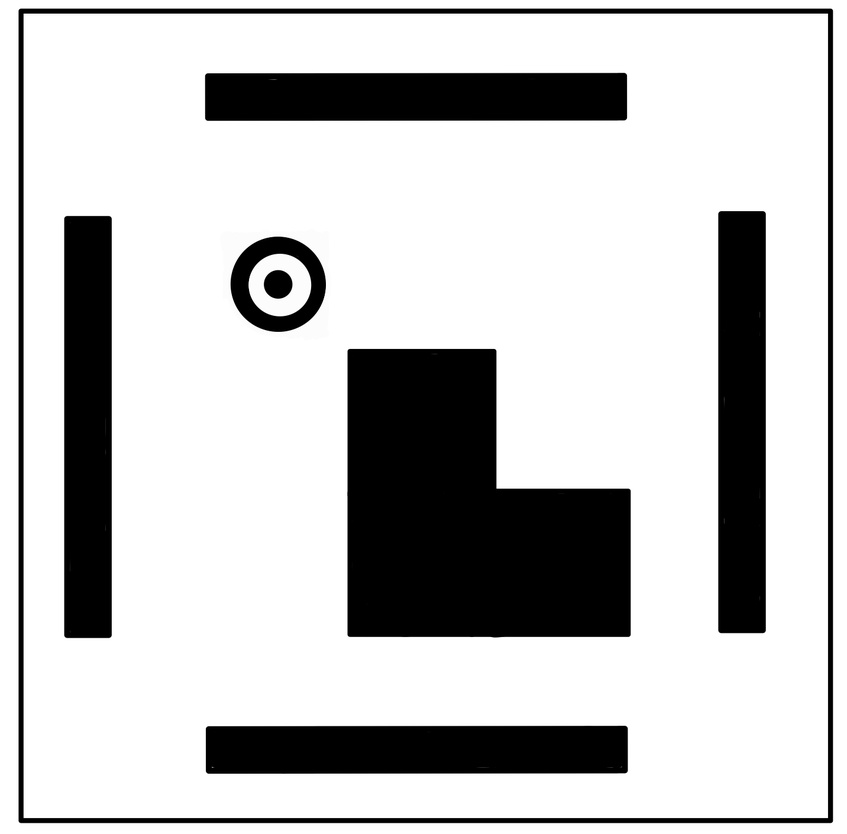
#> input picture classification_filter/cpp/images/computer_gen_photos/generic_encode2.jpeg, 847 x 834 px, shrunk from 1432 x 1410 before the run
$ python decodeImage.py ../../../classification_filter/cpp/images/computer_gen_photos/generic_encode2.jpeg
#> lines starting #> are read from the running program, lines starting #| are printed output that depends on the picture; after the words box and inside, x2 and y2 are one past the last pixel; in counts of white or black regions, pixels touching at a corner belong together
### src/classification_filter/src/decodeTools.py
import cv2 as cv
import math
import numpy as np
from . import metrics2D as est
from . import decodeConst as dcdc
from . import drawingTools as dt

def determineCandidateRectIDbars( src_atleast_grys, debug_mode, on_hardware = False):
        img_height, img_width = src_atleast_grys.shape
        rect_contours, rect_contours_pass1, rect_contour_centroids, rect_contour_angles, rect_contour_areas, poly_contour_areas = [], [], [], [], [], []
        canny_output = cv.Canny( src_atleast_grys, 10, 200, True )
        contours, _ = cv.findContours( canny_output, cv.RETR_TREE, cv.CHAIN_APPROX_TC89_KCOS )
        for ii in range(0,len(contours)):
                approx_cp = cv.approxPolyDP( contours[ii], 0.025*cv.arcLength(contours[ii],True), True )
                approx_cp_area = abs( cv.contourArea(approx_cp) )
                if( (     approx_cp_area > img_height * img_width * pow(float(dcdc.RECT_AREA_PERCENT_THRESHOLD)/100,2) ) \
                      and len(approx_cp) >= dcdc.RECT_IDENTIFIER_SIDES_LOWER_THRESHOLD \
                      and len(approx_cp) <= dcdc.RECT_IDENTIFIER_SIDES_UPPER_THRESHOLD  ):
                        rect_contours_pass1.append( contours[ii] )
                        approx_rect_center, approx_rect_size, approx_rect_angle  = cv.minAreaRect(approx_cp)
                        approx_aspectr = max( approx_rect_size[0]/approx_rect_size[1], approx_rect_size[1]/approx_rect_size[0] )

                        if(    approx_aspectr > (1 - float(dcdc.RECT_ASPECT_RATIO_LOWER_PERECNT_ERROR_THRESHOLD)/100) * dcdc.MEASURED_ASPECT_RATIO
                           and approx_aspectr < (1 + float(dcdc.RECT_ASPECT_RATIO_UPPER_PERECNT_ERROR_THRESHOLD)/100) * dcdc.MEASURED_ASPECT_RATIO ):
                                rect_contour_areas.append( approx_rect_size[0]*approx_rect_size[1] )
                                poly_contour_areas.append( approx_cp_area ) # NOT THE SAME AS THE ONE ABOVE
                                rect_contours.append( contours[ii] )
                                rect_contour_centroids.append(approx_rect_center)
                                if( approx_rect_size[0] > approx_rect_size[1] ):
                                        rect_contour_angles.append(approx_rect_angle)
                                else:
                                        rect_contour_angles.append( 90. + approx_rect_angle )

        if(debug_mode and (not on_hardware) ):
                dt.showContours(contours,"CONTOURS IN D3",src_atleast_grys.shape)
                dt.showContours(rect_contours_pass1,"CONTOURS THAT PASS EVERYTHING BUT ASPECT-RATIO",src_atleast_grys.shape)
                cv.waitKey(0)

        return rect_contours, rect_contour_centroids, rect_contour_angles, rect_contour_areas, poly_contour_areas


# [1141 lines left out: functions determineWarpedImageFrom4IdBars, determineWarpedImageFrom2or3IdBars, attemptIdBarCorrections, determineCIDIndices, evaluateV2BitEncoding, evaluateV1BitEncoding and 6 more, not called in this run]

### src/classification_filter/src/drawingTools.py
import math
import random as rnd
import cv2 as cv
import numpy as np

# TODO: CLEAN THIS SECTION UP

def showContours( contoursi , title:str , imageref_shape ):
    drawing = np.zeros( imageref_shape , dtype=np.uint8)
    if (len(contoursi) > 0):
        for ii in range(0,len(contoursi)):
            color = ( int(rnd.randrange(0,255,1)), int(rnd.randrange(0,255,1)), int(rnd.randrange(0,255,1)) )
            cv.drawContours( drawing, [contoursi[ii]], 0, color, 3 )
    cv.imshow( title, drawing )


# [118 lines left out: functions showContoursOnImage, drawContoursOnImage, showContoursAndAreas, showContoursAndCenters, showContoursAndCentersOnImage, showContoursAndPerimeters and 3 more, not called in this run]

### src/classification_filter/src/decodeImage.py
import cv2 as cv
import math
import numpy as np
from . import decodeConst as dcdc
from . import drawingTools as dt
from . import metrics2D as est
from . import decodeTools as dcdt
import time
import sys

# TODO ADD CHECK FOR WHEN ID TOO MANY OR TOO LITTLE BARS WERE FOUND
def extractD1Domain(image, debug_mode, on_hardware = False):

        # SETTING UP APPROPRIATE SETTING FOR CONTOUR DETERMINATION - START
        src_gray = cv.cvtColor( image, cv.COLOR_BGR2GRAY )
        _,src_thresh_prelim = cv.threshold( 255-src_gray, 255-dcdc.GREYSCALE_TO_255_THRESHOLD, 255, cv.THRESH_TOZERO )
        src_blur = cv.GaussianBlur(255-src_thresh_prelim,( int( 2*dcdc.GAUSS_BLUR_MORPH_SIZE+1 ), int( 2*dcdc.GAUSS_BLUR_MORPH_SIZE+1 ) ), 0 )
        src_eval_contours = cv.medianBlur( src_blur, int( 2*dcdc.MEDIAN_BLUR_SIZE+1 ) )

        #  SETTING UP APPROPRIATE SETTING FOR CONTOUR DETERMINATION - END
        if(debug_mode and (not on_hardware) ):
                cv.imshow( "D3 IMAGE USED TO CALCULATE CONTOURS", src_eval_contours)
                cv.waitKey(0)

        #  FIND LOCATING BARS - START
        rect_contours, rect_contour_centroids, rect_contour_angles, rect_contour_areas, poly_contour_areas = \
                dcdt.determineCandidateRectIDbars( src_eval_contours, debug_mode, on_hardware )

        if( debug_mode and len(rect_contour_centroids) < 2 ):
                print("\n[DEBUG]: CLASSIFICATION FILTER FOUND LESS THAN 2 ID-BARS ... SKIPPING")
                return [],[],[]

        #  FIND LOCATING BARS - END

        #########################################################################################################################################
        #  PROTECTION AGAINST MORE/LESS THAN FOR 4 BARS - START
        if(debug_mode):
                print( "\n[DEBUG]: FOUND: " + str(len(rect_contour_centroids)) + " IDENTIFING BARS" )
                if( not on_hardware ):
                        dt.showContours(rect_contours,"CONTOURS THAT PASS ALL GEOMETRY TESTS",image.shape)
                        cv.waitKey(0)


        rect_contours , rect_contour_centroids, rect_contour_angles , rect_contour_areas , poly_contour_areas = \
                dcdt.attemptIdBarCorrections( image.shape, rect_contours , rect_contour_centroids, rect_contour_angles , rect_contour_areas , poly_contour_areas, debug_mode, on_hardware )

        if( len(rect_contour_centroids) > 4 or len(rect_contour_centroids) < 2 ):
                if(debug_mode):
                        print( "\n[DEBUG]: ID BAR CORRECTION FAILED. THERE ARE " + str(len(rect_contour_centroids)) + " ID-BARS ... SKIPPING"  )
                return [],[],[]
        else:
                if(debug_mode):
                        print( "\n[DEBUG]: ID BAR CORRECTION SUCCESS. THERE ARE " + str(len(rect_contour_centroids)) + " ID-BARS" )

        if( dcdc.DECODER_SHOWCASE_MODE and (not on_hardware) ):
                dt.showContoursAndCentersOnImage(rect_contours,rect_contour_centroids,"PASSING CONTOURS ON IMAGE",image)
                cv.waitKey(0)
        #  PROTECTION AGAINST MORE/LESS THAN FOR 4 BARS - END
        #########################################################################################################################################


        warped_image = []
        encodedImage = []
        fc_median_distance = 0
        # EXTRACT WARPED IMAGE
        if( len(rect_contours) == 4 ):
                warped_image,fc_median_distance,transformation_mat = dcdt.determineWarpedImageFrom4IdBars( image, rect_contour_centroids, debug_mode )
                encodedImage = warped_image[ int(float(dcdc.ENCODING_CROP_RATIO)*fc_median_distance):int((1-float(dcdc.ENCODING_CROP_RATIO))*fc_median_distance), \
                                        int(float(dcdc.ENCODING_CROP_RATIO)*fc_median_distance):int((1-float(dcdc.ENCODING_CROP_RATIO))*fc_median_distance) ]

        elif( len(rect_contour_centroids) < 4 and len(rect_contour_centroids) > 1):
                corner_points = dcdt.determineD1Corners(image, rect_contours, rect_contour_centroids, rect_contour_angles, debug_mode, on_hardware)
                if len(corner_points) == 4:
                        encodedImage,fc_median_distance,transformation_mat = dcdt.determineWarpedImageFrom4Corners(image, corner_points, debug_mode)
                else:
                        return [],[],[]
        else:
                return [],[],[]

        ######################################################################################################################################### POSE DETERMINATION - START
        rvec, tvec = [],[]
        # SETTING UP APPROPRIATE SETTING FOR CONTOUR DETERMINATION - START
        img_height, img_width, _ = encodedImage.shape
        row_seg = int(img_height/dcdc.ENCODING_LENGTH)
        col_seg = int(img_width/dcdc.ENCODING_LENGTH)
        segment_area = img_height * img_width / ( dcdc.ENCODING_LENGTH * dcdc.ENCODING_LENGTH )
        # SETTING UP APPROPRIATE SETTING FOR CONTOUR DETERMINATION - END

        ### # TODO: REARRANGE FUNCTION EXECUTION SO THIS DOESN'T HAPPEN TWICE
        encoded_gray = cv.cvtColor( encodedImage.copy(), cv.COLOR_BGR2GRAY )
        _,encoded_thresh_prelim = cv.threshold( 255-encoded_gray, 255-dcdc.GREYSCALE_TO_255_THRESHOLD, 255, cv.THRESH_TOZERO )
        encoded_eval_contours = 255 - encoded_thresh_prelim
        ###

        cid_corner_indx, cid_indx, cid_found = dcdt.determineCIDIndices( encoded_eval_contours, row_seg, col_seg, segment_area, debug_mode, on_hardware)
        if cid_found:
                        rvec, tvec = dcdt.determinePose(transformation_mat, fc_median_distance, cid_corner_indx)
                        if( debug_mode and (not on_hardware)):
                                dt.showAxesOnImage(rvec, tvec, dcdc.CAMERA_MATRIX, dcdc.DISTANCE_COEFFICIENTS, "Axes", image)
                                cv.waitKey(0)
        ######################################################################################################################################### POSE DETERMINATION - END

        if(debug_mode and (not on_hardware) and len(rect_contours) ==4):
                cv.imshow( "D2 CROPPED IMAGE", warped_image);
                cv.imshow( "D1 ENCODED IMAGE", encodedImage);
                cv.waitKey()
        if(debug_mode and (not on_hardware) and len(rect_contour_centroids) < 4 and len(rect_contour_centroids) > 1):
                cv.imshow( "D1 ENCODED IMAGE", encodedImage);
                cv.waitKey()
        return encodedImage, rvec, tvec


# [42 lines left out: function determineEncodingFromD1Image, not called in this run]


def decodeImage(image, cascade_debug_mode, cascade_on_hardware = False):
        DEBUG_D1E_FLAG = False
        DEBUG_DENC_FLAG = False
        if(cascade_debug_mode == 1):
                DEBUG_D1E_FLAG = True
                DEBUG_DENC_FLAG = False
        elif(cascade_debug_mode == 2):
                DEBUG_D1E_FLAG = False
                DEBUG_DENC_FLAG = True
        elif(cascade_debug_mode == 3):
                DEBUG_D1E_FLAG = True
                DEBUG_DENC_FLAG = True
        encodedImage, _, _ = extractD1Domain(image, DEBUG_D1E_FLAG, cascade_on_hardware )

        if not len(encodedImage):
                print('\n[RESULT]: ENCODED ROI COULD NOT BE DETERMINED')
                return []
        else:
                bit_encoding = determineEncodingFromD1Image( encodedImage, DEBUG_DENC_FLAG, cascade_on_hardware )
                if not len(bit_encoding):
                        print('\n[RESULT]: MARKER ENCODING COULD NOT BE DECODED')
                else:
                        print('\n[RESULT]: ' + str(bit_encoding))

                return bit_encoding


# [29 lines left out: function decodeImageSection, not called in this run]


def main():
        imageName = str( sys.argv[1] )

        start = time.time()
        src = cv.imread(imageName)
#> src is the input picture: shape (834, 847, 3); min 0, max 255, mean 195.9
        assert imageName is not None, "[ERROR] file could not be read, check with os.path.exists()"
        bitencoding = decodeImage(src,dcdc.DECODER_DEBUG_MODE)
#> in extractD1Domain, `_,src_thresh_prelim = cv.threshold( 255-src_gray, 255-dcdc.GREYSCALE_T..`:
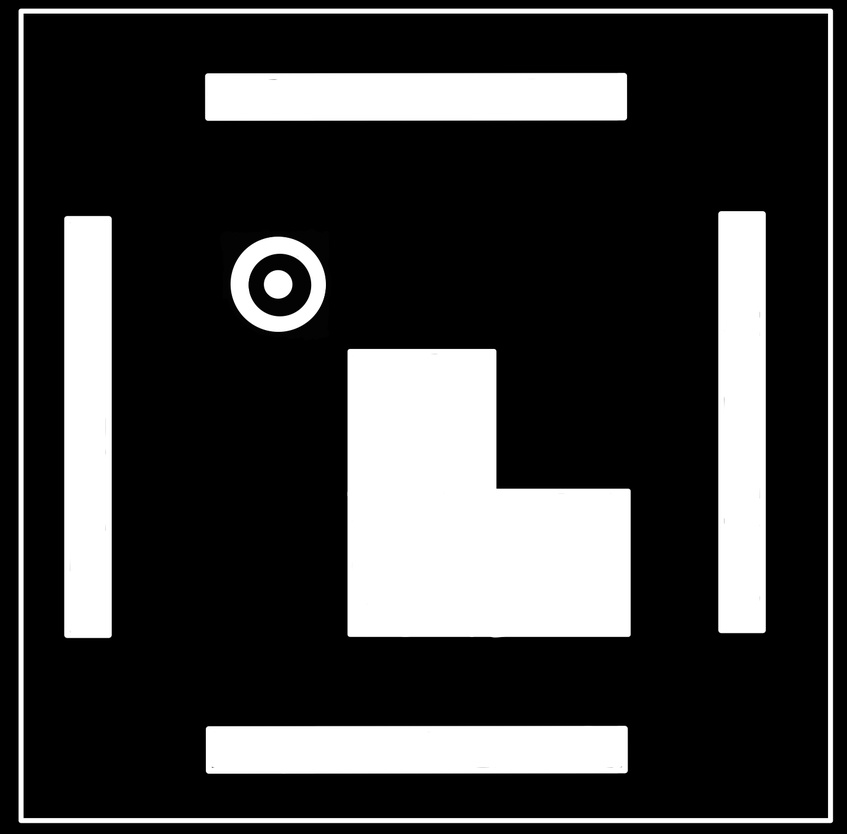
#> src_thresh_prelim: shape (834, 847); min 0, max 255, mean 59.1
#> in extractD1Domain, `src_blur = cv.GaussianBlur(255-src_thresh_prelim,( int( 2*dcdc.GAUSS_B..`:
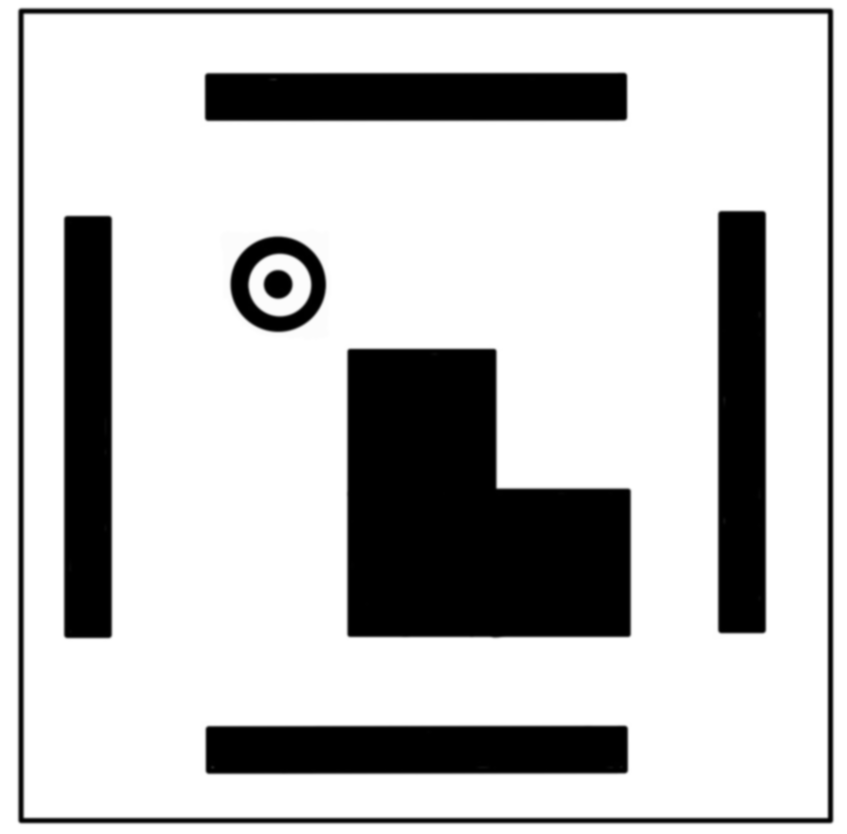
#> src_blur: shape (834, 847); min 0, max 255, mean 195.9
#> in determineCandidateRectIDbars, `canny_output = cv.Canny( src_atleast_grys, 10, 200, True )`:
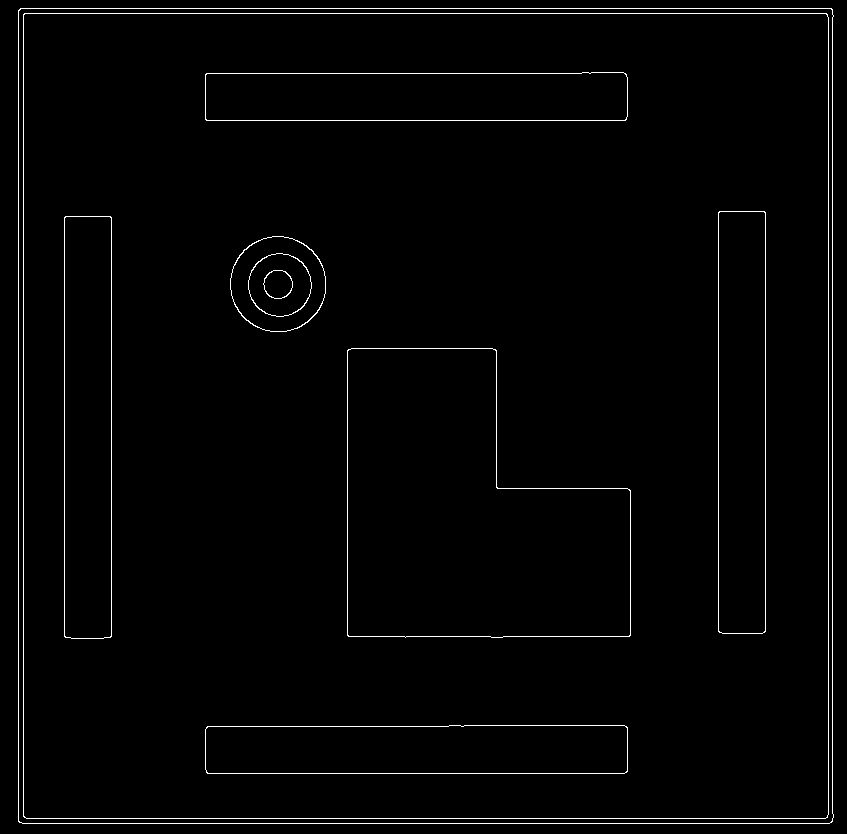
#> canny_output: shape (834, 847); 1.7% white in thin lines or dots
#> in determineCandidateRectIDbars, `contours, _ = cv.findContours( canny_output, cv.RETR_TREE, cv.CHAIN_AP..`: contours = 20 contours; largest, box (x1, y1, x2, y2) and area: (18, 8, 834, 824) 664200, (18, 8, 834, 824) 663800, (23, 13, 829, 819) 648008, (23, 13, 829, 819) 647212, (347, 348, 631, 638) 62982
#> the loop in determineCandidateRectIDbars, `for ii in range(0,len(contours)):` made 20 passes
#> (approx_cp, approx_cp_area, approx_rect_center, approx_rect_size, approx_rect_angle, approx_aspectr) on passes 1 to 6: ([[20, 8], [19, 822], [831, 822], [831, 8]], 660561, (425, 415), (814, 812), -90, 1), ([[21, 8], [832, 10], [829, 823], [18, 820]], 658945, (425, 415), (813, 811), -89.79, 1), ([[23, 14], [24, 817], [827, 817], [826, 13]], 645211, (425, 415.5), (803, 804), -0.0713, 1), ([[25, 13], [827, 15], [825, 818], [23, 815]], 643610, (425, 415.5), (803, 802), -89.86, 1), ([[626, 726], [206, 727], [205, 769], [624, 773]], 18670, (415.5, 747.5), (47.02, 420.6), -89.45, 8.95), ([[627, 728], [624, 773], [205, 769], [208, 726]], 18445, (416, 748.5), (45.03, 421.6), -89.45, 9.36)
#> (approx_cp_area, approx_rect_center, approx_rect_size, approx_rect_angle, approx_aspectr) on passes 7 to 12: (62161, (488.5, 492.3), (282, 286.5), -0.203, 1.02), (61606, (489, 492.5), (285, 282), -89.59, 1.01), (6534.5, (278.1, 283.3), (88.25, 89.99), -75.17, 1.02), (6453, (277.8, 283.6), (87.66, 88.5), -32.83, 1.01), (2860, (279.6, 284.5), (58.52, 58.8), -73.74, 1), (2804, (279.5, 284.6), (58.22, 58.52), -72.35, 1.01)
#> after the loop in determineCandidateRectIDbars, `for ii in range(0,len(contours)):`: poly_contour_areas = []; rect_contours_pass1 has the same summary as contours
#> the loop in showContours, `for ii in range(0,len(contoursi)):` made 20 passes
#> color on passes 1 to 12: (216, 98, 194), (227, 107, 10), (66, 247, 130), (124, 103, 235), (200, 212, 77), (247, 122, 91), (149, 228, 232), (55, 129, 35), (72, 35, 193), (24, 158, 204), (64, 252, 232), (136, 251, 180)
#> after the loop in showContours, `for ii in range(0,len(contoursi)):`:
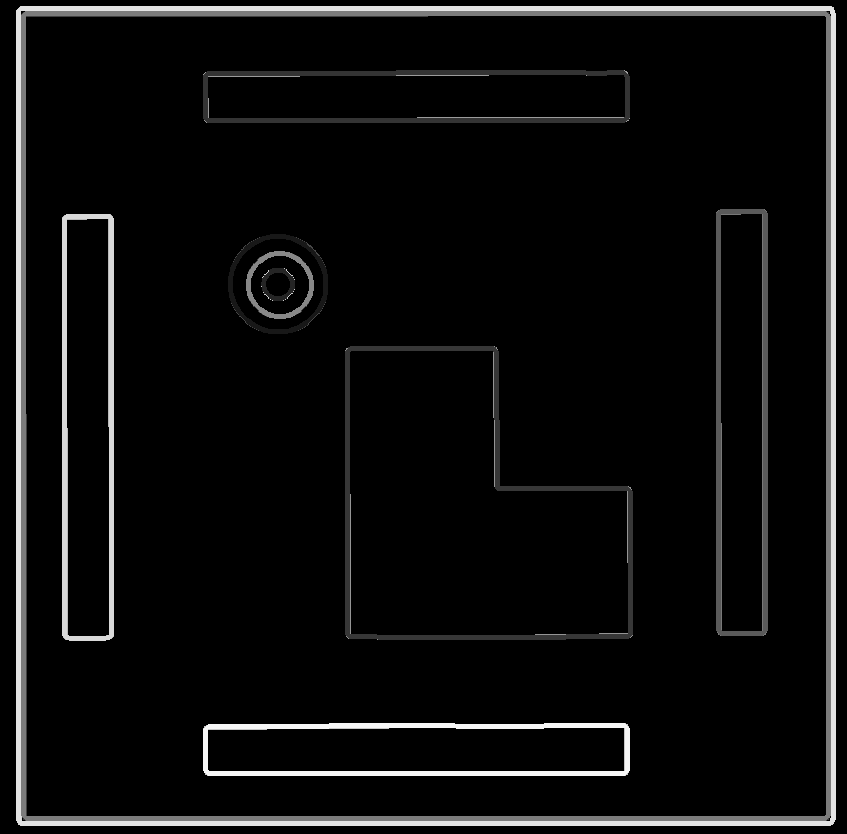
#> drawing: shape (834, 847); min 0, max 247, mean 13.3
#> call 2 of showContours, with imageref_shape = (834, 847)
#> the loop in showContours (call 2), `for ii in range(0,len(contoursi)):` made 20 passes
#> color on passes 1 to 12: (122, 113, 221), (133, 66, 15), (206, 235, 140), (234, 3, 23), (184, 215, 102), (181, 211, 200), (171, 160, 0), (156, 126, 211), (222, 85, 62), (186, 83, 180), (222, 16, 48), (234, 145, 56)
#> after the loop in showContours (call 2), `for ii in range(0,len(contoursi)):`:
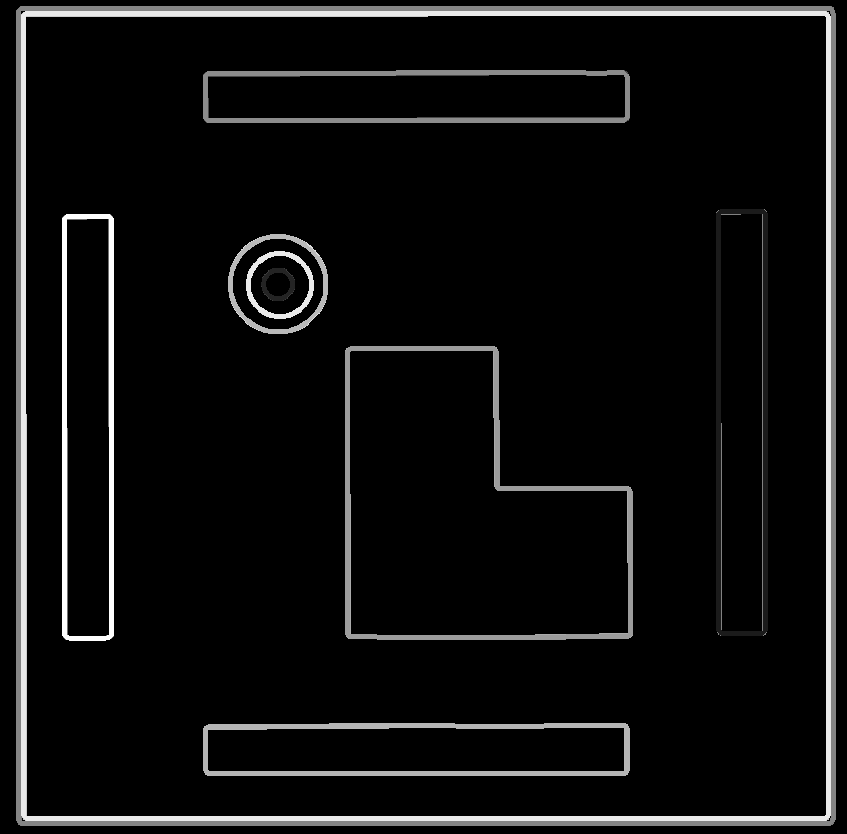
#> drawing: shape (834, 847); min 0, max 254, mean 15
#> bitencoding = []

        print("\nPREDICTED ENCODING:\n"+str(bitencoding))
#| PREDICTED ENCODING:
#| []
        print("Process Time: " + str( round( time.time() - start, 5 )  ) )

if __name__ == '__main__':
        main()
